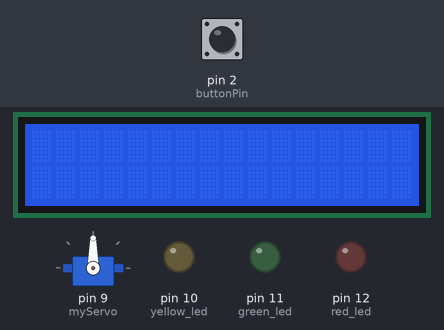
This sketch was run on a simulated Arduino Uno, built with avr-gcc and run on an emulated ATmega328P. Shown: servo, 16×2 character LCD, output pins drawn as LEDs (lit = HIGH). The test bench sets the inputs (shaded band); at power-on: pin 2 (buttonPin) HIGH.

Above: at 1.2 s.
1.3 s: pin 2 (buttonPin) pulled LOW for 0.15 s
At 2.1 s:
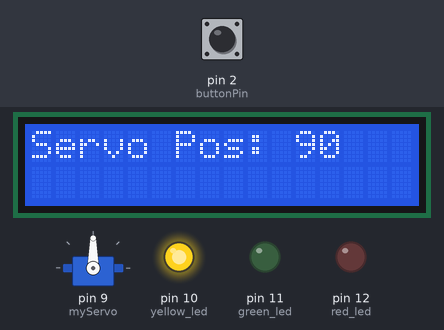
2.9 s: pin 2 (buttonPin) pulled LOW for 1 s
At 3.3 s:
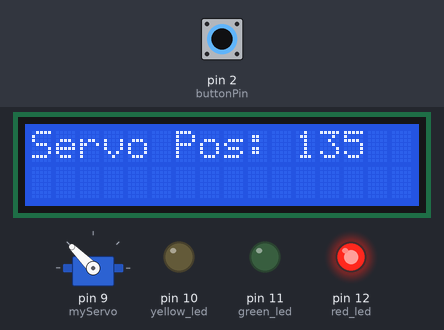
5.4 s: pin 2 (buttonPin) pulled LOW for 0.15 s
At 6.4 s:
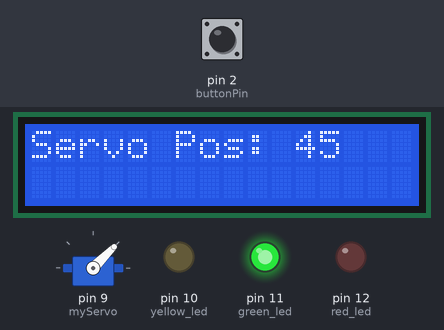
7.0 s: pin 2 (buttonPin) pulled LOW for 3.2 s
At 7.6 s:
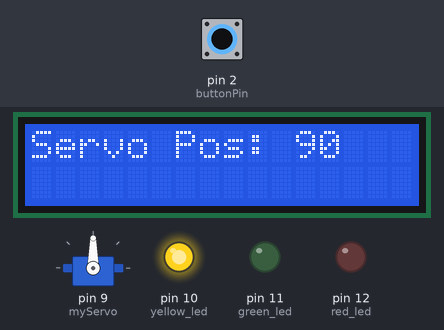
Timing chart, 0 to 10.0 s (numbered marks = the images above; inputs shaded):
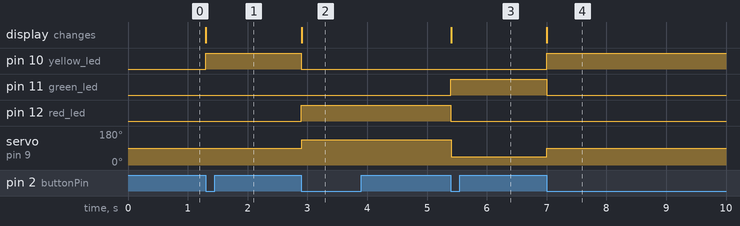

The sketch:

lcd.ino
```cpp
#include <Servo.h>
#include <LiquidCrystal.h>

Servo myServo;
LiquidCrystal lcd(3, 8, 4, 5, 6, 7);  // LCD pins (RS, E, D4, D5, D6, D7)

const int buttonPin = 2;  // Button connected to Pin 2
int buttonState = 0;
int lastButtonState = HIGH;
int servoPosition = 45;
int red_led = 12;     // Red LED connected to Pin 12
int yellow_led = 10;  // Yellow LED connected to Pin 10
int green_led = 11;   // Green LED connected to Pin 11

void setup() {
  myServo.attach(9);  // Attach servo to pin 9
  pinMode(buttonPin, INPUT_PULLUP);  // Enable internal pull-up resistor
  pinMode(red_led, OUTPUT);
  pinMode(yellow_led, OUTPUT);
  pinMode(green_led, OUTPUT);

  lcd.begin(16, 2);  // Initialize the LCD, 16 columns and 2 rows
}

void loop() {
  buttonState = digitalRead(buttonPin);

  if (buttonState == LOW && lastButtonState == HIGH) {
    // Toggle position: 0° -> 90° -> 180° -> 0°
    servoPosition += 45;
    if (servoPosition > 135) {
      servoPosition = 45;
    }

    // Update LEDs based on servo position
    if (servoPosition == 45){
      digitalWrite(red_led, LOW);
      digitalWrite(yellow_led, LOW);
      digitalWrite(green_led, HIGH);
    } else if (servoPosition == 90){
      digitalWrite(red_led, LOW);
      digitalWrite(yellow_led, HIGH);
      digitalWrite(green_led, LOW);
    } else if (servoPosition == 135){
      digitalWrite(red_led, HIGH);
      digitalWrite(yellow_led, LOW);
      digitalWrite(green_led, LOW);
    }

    // Clear LCD screen and show the new servo position
    lcd.clear();  // Clear the previous display content
    lcd.setCursor(0, 0);  // Set cursor to the first line
    lcd.print("Servo Pos: ");  // Display label
    lcd.print(servoPosition);  // Display servo position value

    myServo.write(servoPosition);  // Move the servo to the new position
    delay(200);  // Debounce delay
  }

  lastButtonState = buttonState;  // Store last state
}
```

Measured:
- after the input at 1.3 s, pin 10 (yellow_led): LOW → HIGH at once; the display: changes at once (image 1)
- after the input at 2.9 s, pin 10 (yellow_led): HIGH → LOW at once; pin 12 (red_led): LOW → HIGH at once; servo on pin 9 (myServo): 90° → 135° at once; the display: changes at once (image 2)
- after the input at 5.4 s, pin 11 (green_led): LOW → HIGH at once; pin 12 (red_led): HIGH → LOW at once; servo on pin 9 (myServo): 135° → 45° at once; the display: changes at once (image 3)
- after the input at 7.0 s, pin 10 (yellow_led): LOW → HIGH at once; pin 11 (green_led): HIGH → LOW at once; servo on pin 9 (myServo): 45° → 90° at once; the display: changes at once (image 4)
